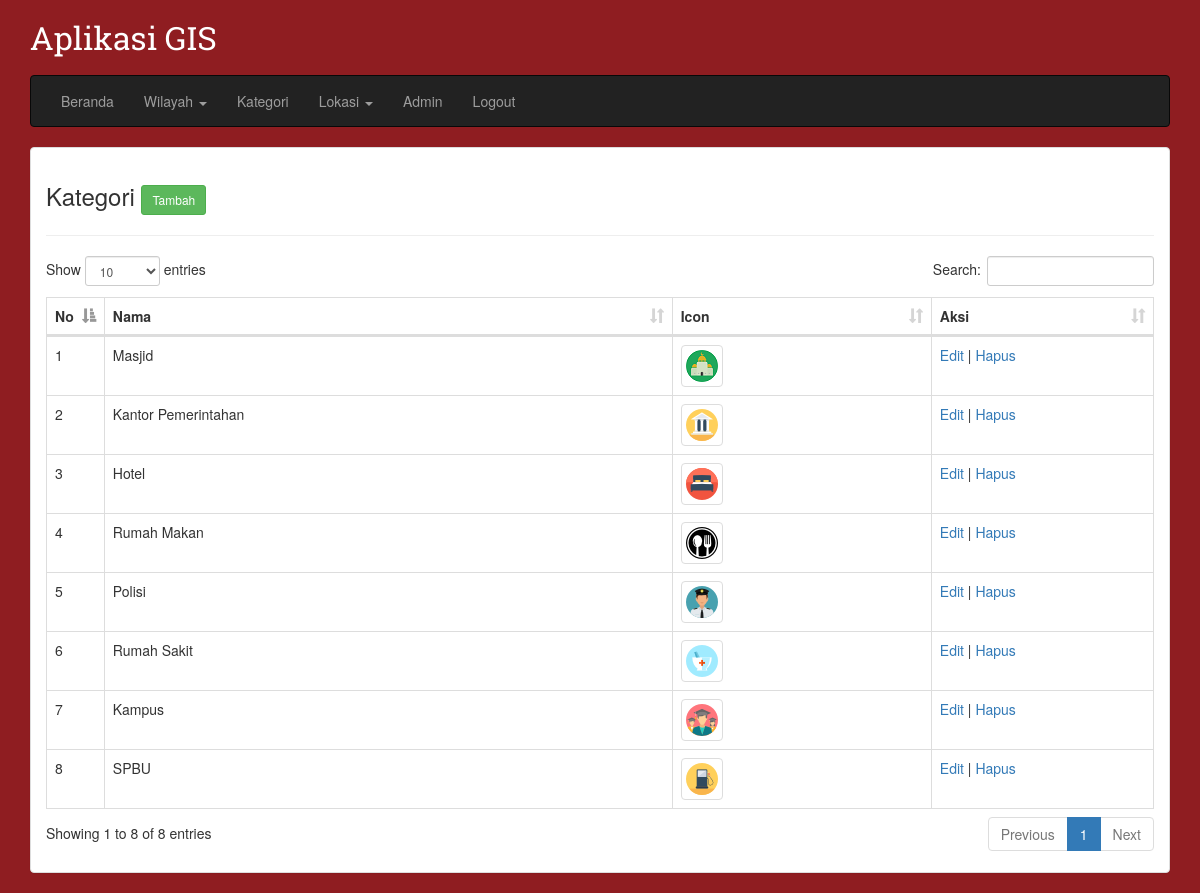
Page /admin/index.php?halaman=kategori/list (signed in) on the committed database.
### tables this page shows
CREATE TABLE `kategori` (
  `id` int(11) NOT NULL,
  `nama` varchar(32) NOT NULL,
  `icon` varchar(50) NOT NULL
);

### admin/halaman/kategori/list.php (the view, shortened to what this page needs)
<h3>Kategori <a href="index.php?halaman=kategori/tambah" class="btn btn-success btn-sm">Tambah</a></h3>
<hr>
<table class="table table-bordered datatable">
    <thead>
        <tr>
            <th width="5%">No</th>
            <th>Nama</th>
            <th>Icon</th>
            <th width="20%">Aksi</th>
        </tr>
    </thead>
    <tbody>
        <?php
        $no = 1;
        $q = mysqli_query($conn, "SELECT *
            FROM kategori
            ORDER BY id DESC
        ");
        while($d = mysqli_fetch_array($q)) {
            echo "
                <tr>
                    <td>$no</td>
                    <td>$d[nama]</td>
                    <td><img src=\"../assets/img/kategori/$d[icon]\" class=\"img-thumbnail\"></td>
                    <td>
                        <a href=\"index.php?halaman=kategori/edit&id=$d[id]\">Edit</a> |
                        <a href=\"index.php?halaman=kategori/hapus&id=$d[id]\">Hapus</a>
                    </td>
                </tr>
                ";
            $no++;
        }
        ?>
    </tbody>
</table>

### assets/css/style.css (style rules this page uses)
body { margin: 20px 0 0; background-color: #8F1D21; }

### rows in the picture
kategori: nama "Masjid", icon (picture)
kategori: nama "Kantor Pemerintahan", icon (picture)
kategori: nama "Hotel", icon (picture)
kategori: nama "Rumah Makan", icon (picture)
kategori: nama "Polisi", icon (picture)
kategori: nama "Rumah Sakit", icon (picture)
kategori: nama "Kampus", icon (picture)
kategori: nama "SPBU", icon (picture)
